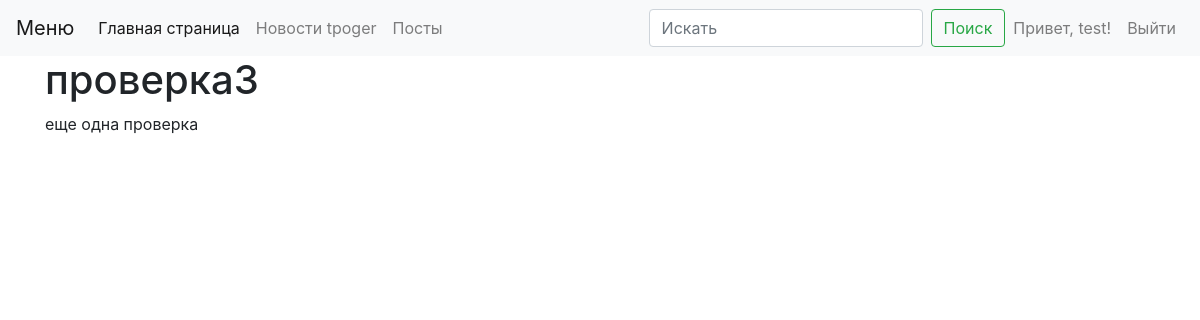
Page /posts/3 (signed in) on the committed database.
### webapp/user/models.py (models this page shows, shortened)
class User(db.Model, UserMixin):
    id = db.Column(db.Integer, primary_key=True)
    username = db.Column(db.String(64), index=True, unique=True)
    password = db.Column(db.String(128))
    role = db.Column(db.String(10), index=True)
    name = db.Column(db.String(10), index=True)
    @property
    def is_admin(self):
        return self.role == 'admin'

### webapp/posts/models.py (models this page shows, shortened)
class Post(db.Model):
    id = db.Column(db.Integer, primary_key=True)
    title = db.Column(db.String, nullable=False)
    text = db.Column(db.Text, nullable=False)
    created = db.Column(db.DateTime, nullable=False, default=datetime.now())
    user_id = db.Column(
        db.Integer,
        db.ForeignKey('user.id', ondelete='CASCADE'),
        index=True)
    user = relationship('User', backref='posts')

### webapp/posts/views.py (the view)
@blueprint.route('/<int:id>')
def single_post(id):
    my_post = Post.query.filter(Post.id == id).first()
    if not my_post:
        abort(404)
    return render_template('posts/single_post.html', page_title=my_post.title, post=my_post)

### webapp/__init__.py (called while the page is built)
def create_app():
    app = Flask(__name__)
    app.config.from_pyfile('config.py')
    db.init_app(app)
    migrate = Migrate(app, db)
    login_manager = LoginManager()
    login_manager.init_app(app)
    login_manager.login_view = 'user.login'
    app.register_blueprint(user_blueprint)
    app.register_blueprint(admin_blueprint)
    app.register_blueprint(news_blueprint)
    app.register_blueprint(posts_blueprint)
    @login_manager.user_loader
    def load_user(user_id):
        return User.query.get(user_id)
    return app

### webapp/templates/posts/single_post.html (shortened to what this page needs)
{% extends "base.html" %}
{% block content %}
    <div class="row">
        <div class="col-8 news-content">
            {{ post.text|safe }}
        </div>
    </div>
{% endblock %}

### webapp/templates/base.html (shortened to what this page needs)
<!doctype html>
<html lang="ru">
  <head>
    <link rel="stylesheet" href="https://stackpath.bootstrapcdn.com/bootstrap/4.1.3/css/bootstrap.min.css">
  </head>
  <body>
    {% include 'menu.html' %}
    <div class="container">
        <h1> {{page_title}} </h1>
        {% block content %}{% endblock %}
    </div>
  </body>
</html>

### webapp/templates/menu.html (shortened to what this page needs)
<nav class="navbar navbar-expand-lg navbar-light bg-light">
    <a class="navbar-brand" href="#">Меню</a>
    <div class="collapse navbar-collapse" id="navbarSupportedContent">
        <ul class="navbar-nav mr-auto">
        <li class="nav-item active">
            <a class="nav-link" href="/">Главная страница </a>
        </li>
        <li class="nav-item">
            <a class="nav-link" href="/tproger">Новости tpoger </a>
        </li>
        <li class="nav-item">
            <a class="nav-link" href="/posts">Посты </a>
        </li>
        </ul>
        <form class="form-inline my-2 my-lg-0">
        <input class="form-control mr-sm-2" type="search" placeholder="Искать" aria-label="Search">
        <button class="btn btn-outline-success my-2 my-sm-0" type="submit">Поиск</button>
        </form>
        <ul class="navbar-nav">
            {% if current_user.is_authenticated %}
                <li class="nav-item">
                    <span class="nav-link">Привет, {{ current_user.username }}!</span>
                </li>
                <li class="nav-item">
                    <a class="nav-link" href="{{ url_for('user.logout') }}">Выйти</a>
                </li>
            {% endif %}
    </div>
  </nav>

### rows in the picture
User: username "test"
Post: title "проверка3", text "еще одна проверка"
